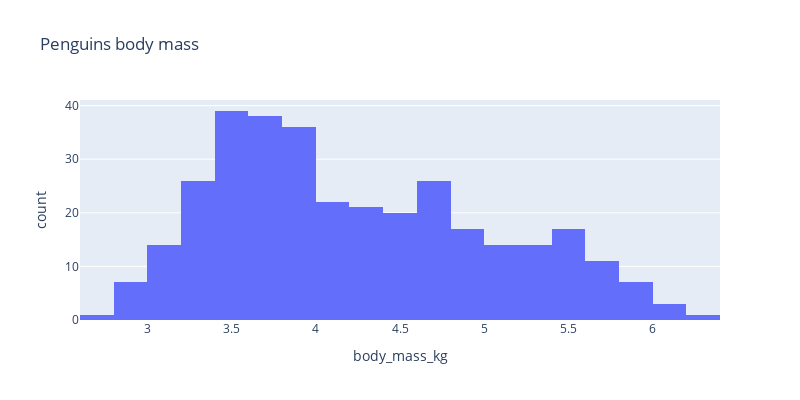

The notebook cell this image was saved under:
### Code cell
fig = px.histogram(peng, 
                    x="body_mass_kg",
                    barmode='group',
                    height=400,
                    width=800,
                    title="Penguins body mass")
fig.show()

### Figure 1 — Plotly figure (JSON) as saved in the notebook; plotly's stock layout.template omitted (floating-point values rounded to 4 significant figures; data arrays with more than 128 entries replaced by an {"elided": "..."} marker saying what was removed)
{"data": [{"alignmentgroup": "True", "bingroup": "x", "hovertemplate": "body_mass_kg=%{x}<br>count=%{y}<extra></extra>", "legendgroup": "", "marker": {"color": "#636efa", "pattern": {"shape": ""}}, "name": "", "offsetgroup": "", "orientation": "v", "showlegend": false, "type": "histogram", "x": {"elided": "334 float values"}, "xaxis": "x", "yaxis": "y"}], "layout": {"barmode": "group", "height": 400, "legend": {"tracegroupgap": 0}, "title": {"text": "Penguins body mass"}, "width": 800, "xaxis": {"anchor": "y", "domain": [0, 1], "title": {"text": "body_mass_kg"}}, "yaxis": {"anchor": "x", "domain": [0, 1], "title": {"text": "count"}}}}
